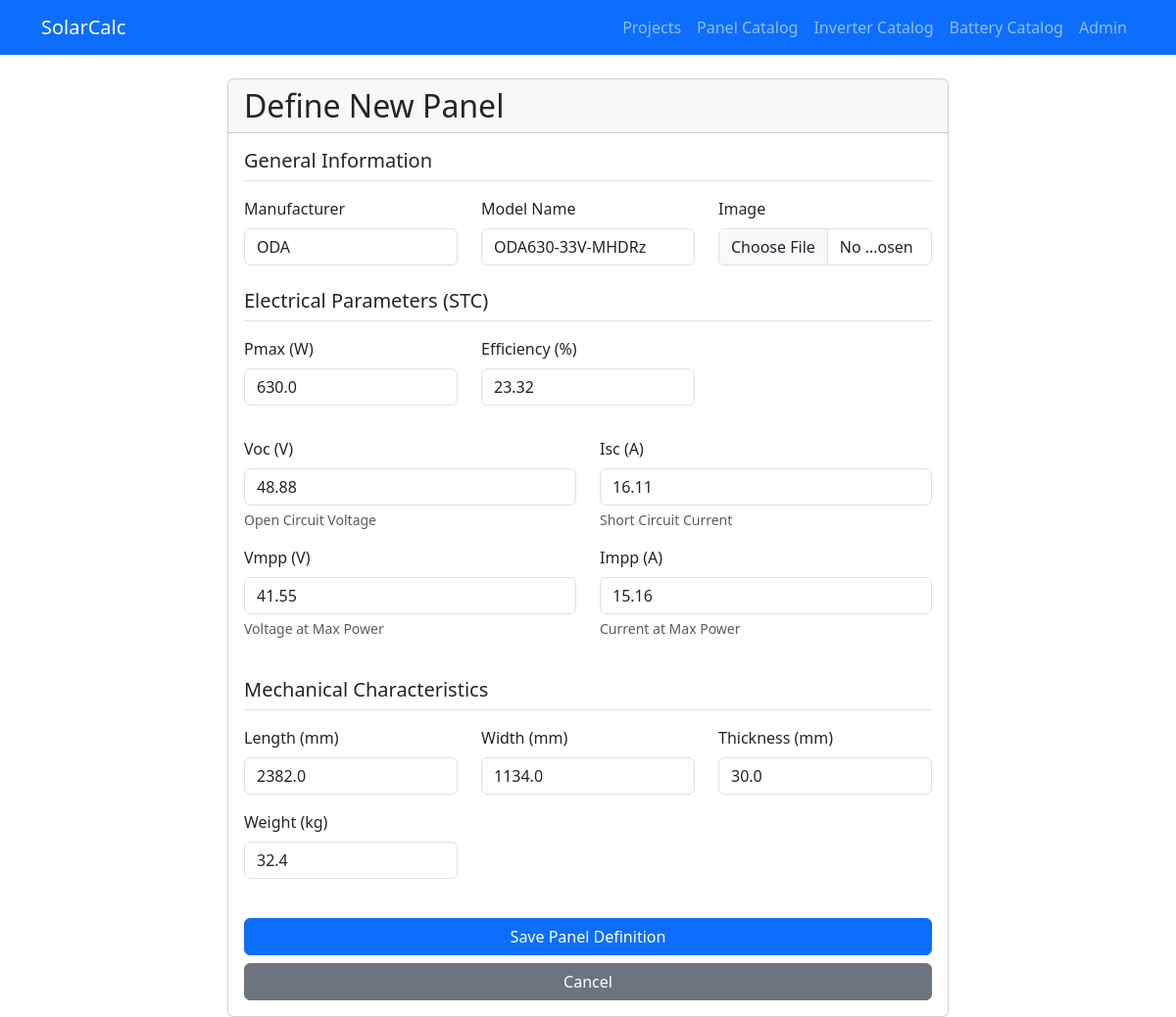
/panels/2/edit/, run on the app's committed database.
### design/models.py (models this page shows, shortened)
class Panel(models.Model):
    manufacturer = models.CharField(max_length=100)
    model_name = models.CharField(max_length=100)
    image = models.ImageField(upload_to='panels/', null=True, blank=True)
    pmax = models.FloatField(help_text="Maximum Power (Pmax) in Watts", default=0.0)
    voc = models.FloatField(help_text="Open Circuit Voltage (Voc) in Volts", default=0.0)
    isc = models.FloatField(help_text="Short Circuit Current (Isc) in Amps", default=0.0)
    vmpp = models.FloatField(help_text="Voltage at Maximum Power (Vmpp) in Volts", default=0.0)
    impp = models.FloatField(help_text="Current at Maximum Power (Impp) in Amps", default=0.0)
    efficiency = models.FloatField(help_text="Module Efficiency (%)", default=0.0)
    temp_coeff_voc = models.FloatField(help_text="Temp. Coeff of Voc (%/°C)", default=-0.3, null=True, blank=True)
    temp_coeff_pmax = models.FloatField(help_text="Temp. Coeff of Pmax (%/°C)", default=-0.4, null=True, blank=True)
    length_mm = models.FloatField(help_text="Length in mm", default=0.0)
    width_mm = models.FloatField(help_text="Width in mm", default=0.0)
    thickness_mm = models.FloatField(help_text="Thickness/Depth in mm", null=True, blank=True)
    weight_kg = models.FloatField(help_text="Weight in kg", null=True, blank=True)
    created_at = models.DateTimeField(auto_now_add=True)

### design/views.py (the view)
# urls.py: path('panels/<int:pk>/edit/', views.PanelUpdateView.as_view(), name='panel_edit'),
class PanelUpdateView(UpdateView):
    model = Panel
    form_class = PanelForm
    template_name = 'design/panel_form.html'
    success_url = reverse_lazy('panel_list')

### design/templates/design/panel_form.html (shortened to what this page needs)
{% extends 'design/base.html' %}
{% block content %}
<div class="row justify-content-center">
    <div class="col-md-8">
        <div class="card">
            <div class="card-header">
                <h2 class="mb-0">Define New Panel</h2>
            </div>
            <div class="card-body">
                <form method="post" enctype="multipart/form-data">
                    <h5 class="mb-3 border-bottom pb-2">General Information</h5>
                    <div class="row mb-3">
                        <div class="col-md-4">
                            <label class="form-label">Manufacturer</label>
                            {{ form.manufacturer }}
                        </div>
                        <div class="col-md-4">
                            <label class="form-label">Model Name</label>
                            {{ form.model_name }}
                        </div>
                        <div class="col-md-4">
                            <label class="form-label">Image</label>
                            {{ form.image }}
                        </div>
                    </div>
                    <h5 class="mb-3 border-bottom pb-2 mt-4">Electrical Parameters (STC)</h5>
                    <div class="row mb-3">
                        <div class="col-md-4 mb-3">
                            <label class="form-label">Pmax (W)</label>
                            {{ form.pmax }}
                        </div>
                        <div class="col-md-4 mb-3">
                            <label class="form-label">Efficiency (%)</label>
                            {{ form.efficiency }}
                        </div>
                    </div>
                    <div class="row mb-3">
                        <div class="col-md-6 mb-3">
                            <label class="form-label">Voc (V)</label>
                            {{ form.voc }}
                            <div class="form-text">Open Circuit Voltage</div>
                        </div>
                        <div class="col-md-6 mb-3">
                            <label class="form-label">Isc (A)</label>
                            {{ form.isc }}
                            <div class="form-text">Short Circuit Current</div>
                        </div>
                        <div class="col-md-6 mb-3">
                            <label class="form-label">Vmpp (V)</label>
                            {{ form.vmpp }}
                            <div class="form-text">Voltage at Max Power</div>
                        </div>
                        <div class="col-md-6 mb-3">
                            <label class="form-label">Impp (A)</label>
                            {{ form.impp }}
                            <div class="form-text">Current at Max Power</div>
                        </div>
                    </div>
                    <h5 class="mb-3 border-bottom pb-2 mt-4">Mechanical Characteristics</h5>
                    <div class="row mb-3">
                        <div class="col-md-4 mb-3">
                            <label class="form-label">Length (mm)</label>
                            {{ form.length_mm }}
                        </div>
                        <div class="col-md-4 mb-3">
                            <label class="form-label">Width (mm)</label>
                            {{ form.width_mm }}
                        </div>
                        <div class="col-md-4 mb-3">
                            <label class="form-label">Thickness (mm)</label>
                            {{ form.thickness_mm }}
                        </div>
                        <div class="col-md-4 mb-3">
                            <label class="form-label">Weight (kg)</label>
                            {{ form.weight_kg }}
                        </div>
                    </div>
                    <div class="d-grid gap-2 mt-4">
                        <button type="submit" class="btn btn-primary">Save Panel Definition</button>
                        <a href="{% url 'panel_list' %}" class="btn btn-secondary">Cancel</a>
                    </div>
                </form>
            </div>
        </div>
    </div>
</div>
{% endblock %}

### data on the page
Panel: manufacturer "ODA", model_name "ODA630-33V-MHDRz", pmax "630.0", efficiency "23.32", voc "48.88", isc "16.11", vmpp "41.55", impp "15.16", length_mm "2382.0", width_mm "1134.0", thickness_mm "30.0", weight_kg "32.4"
